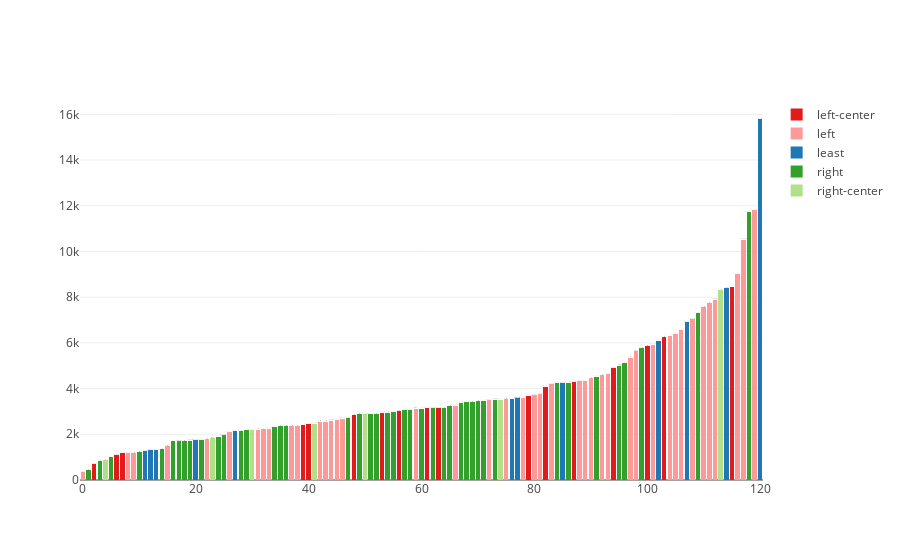

The notebook cell saved with this chart:
### Code cell
publishers = df_sample.groupby(['publisher', 'bias', 'bias_code']) \
        .agg({'url':'size', 'text_length':'mean'}) \
        .rename(columns={'url':'count','text_length':'mean'}) \
        .sort_values(by='mean', ascending=True) \
        .reset_index()

colorscale = [
    ['right-center', 'rgb(178,223,138)'], 
    ['right', 'rgb(51,160,44)'], 
    ['least', 'rgb(31,120,180)'], 
    ['left', 'rgb(251,154,153)'], 
    ['left-center', 'rgb(227,26,28)']
]
data = [];
for i, color in enumerate(colorscale): 
    publisher_bias = publishers.loc[publishers['bias'] == color[0]]
    data.append(
        go.Bar(
            name=color[0],
            x=publisher_bias.index,
            y=publisher_bias['mean'],
            text=publisher_bias['publisher'],
            marker=dict(
                color=color[1]
            )
        )
    )
    
layout = go.Layout(barmode='stack')
fig = go.Figure(data=data, layout=layout)
iplot(fig)

### Figure 1 — Plotly figure (JSON) as saved in the notebook; plotly's stock layout.template omitted (floating-point values rounded to 4 significant figures)
{"data": [{"marker": {"color": "rgb(178,223,138)"}, "name": "right-center", "text": ["capoliticalreview.com", "circa.com", "valleynewslive.com", "newsline.com", "libertyviral.com", "reviewjournal.com", "foreignpolicyjournal.com"], "type": "bar", "uid": "bda94cc4-81f9-43ae-8188-84b3c6e5c5c4", "x": [4, 23, 30, 41, 50, 74, 113], "y": [858.4, 1817.0, 2198.0, 2464.0, 2888, 3518.0, 8297.0]}, {"marker": {"color": "rgb(51,160,44)"}, "name": "right", "text": ["comicallyincorrect.com", "libertyfederation.org", "freedomfirst.news", "bigamericannews.com", "americanactionnews.com", "usainfonews.com", "bb4sp.com", "theamericanmirror.com", "fury.news", "therebel.media", "spartareport.com", "truthrevolt.org", "thepoliticalinsider.com", "bizpacreview.com", "thegoldwater.com", "powderedwigsociety.com", "aclj.org", "therealside.com", "louderwithcrowder.com", "powerlineblog.com", "conservativedeplorable.com", "conservativefiringline.com", "freebeacon.com", "patriotretort.com", "dailywire.com", "beforeitsnews.com", "menrec.com", "legalinsurrection.com", "danaloeschradio.com", "foxbusiness.com", "freedomforce.com", "hangthebankers.com", "washingtontimes.com", "humanevents.com", "aim.org", "rightwingnews.com", "infowars.com", "dcclothesline.com", "mrc.org", "politichicks.com", "silenceisconsent.net", "eaglerising.com", "rushlimbaugh.com"], "type": "bar", "uid": "4f0648b1-4958-4ab1-abbe-3810585c5f76", "x": [1, 3, 5, 10, 14, 16, 17, 18, 19, 21, 24, 25, 28, 29, 34, 35, 36, 47, 49, 51, 52, 54, 55, 57, 58, 60, 62, 64, 65, 67, 68, 69, 70, 71, 73, 84, 86, 91, 95, 96, 99, 109, 118], "y": [419.5, 845.7, 1016, 1219, 1368.0, 1692.0, 1696.0, 1696.0, 1726.0, 1759.0, 1899.0, 1955.0, 2145.0, 2176.0, 2309.0, 2344.0, 2356.0, 2707.0, 2877.0, 2897.0, 2902, 2949.0, 2970.0, 3042.0, 3067.0, 3125.0, 3159.0, 3162.0, 3230.0, 3366.0, 3393, 3427.0, 3457.0, 3477.0, 3517.0, 4241.0, 4264.0, 4525.0, 5002.0, 5119, 5766.0, 7320.0, 11730.0]}, {"marker": {"color": "rgb(31,120,180)"}, "name": "least", "text": ["poynter.org", "bettergov.org", "belfercenter.org", "nolabels.org", "thewhim.com", "abqjournal.com", "ivn.us", "apnews.com", "pewresearch.org", "factcheck.org", "politifact.com", "reuters.com"], "type": "bar", "uid": "733ed80a-3ebf-444f-965b-e75dfd01d542", "x": [11, 12, 13, 20, 27, 76, 77, 85, 102, 107, 114, 120], "y": [1257.0, 1292.0, 1318.0, 1733.0, 2136.0, 3546.0, 3571.0, 4246.0, 6104.0, 6924.0, 8397.0, 15800.0]}, {"marker": {"color": "rgb(251,154,153)"}, "name": "left", "text": ["upworthy.com", "joemygod.com", "dissentmagazine.org", "offthemainpage.com", "againstcronycapitalism.org", "bluetribune.com", "resistancereport.com", "4threvolutionarywar.wordpress.com", "deadstate.org", "bluenationreview.com", "politicalblindspot.com", "crooksandliars.com", "bipartisanreport.com", "trofire.com", "egbertowillies.com", "thefrisky.com", "rinf.com", "latinorebels.com", "addictinginfo.org", "washingtonmonthly.com", "thinkprogress.org", "truthdig.com", "theroot.com", "juancole.com", "motherjones.com", "thedailybeast.com", "thenewcivilrightsmovement.com", "forwardprogressives.com", "mediamatters.org", "21stcenturywire.com", "fair.org", "thepopulist.buzz", "thepeoplesview.net", "jacobinmag.com", "inthesetimes.com", "leftvoice.org", "everydayfeminism.com", "democracyjournal.org", "alternet.org", "counterpunch.org", "newpol.org", "therealnews.com"], "type": "bar", "uid": "96122460-babe-4703-b412-3893fbb849be", "x": [0, 8, 9, 15, 22, 26, 31, 32, 33, 37, 38, 42, 43, 44, 45, 46, 59, 66, 72, 75, 78, 80, 81, 83, 88, 89, 90, 92, 93, 97, 98, 101, 104, 105, 106, 108, 110, 111, 112, 116, 117, 119], "y": [330.8, 1182.0, 1194.0, 1469.0, 1800.0, 2080.0, 2209.0, 2225, 2246.0, 2363.0, 2363.0, 2556.0, 2557.0, 2595.0, 2642.0, 2686.0, 3123.0, 3258.0, 3507.0, 3523, 3610.0, 3706.0, 3762.0, 4186.0, 4319.0, 4327.0, 4470.0, 4610.0, 4619.0, 5356.0, 5639.0, 5926.0, 6317, 6386.0, 6562.0, 7024.0, 7570, 7732.0, 7889.0, 9004.0, 10520.0, 11810.0]}, {"marker": {"color": "rgb(227,26,28)"}, "name": "left-center", "text": ["latimes.com", "wnyc.org", "newsandguts.com", "natmonitor.com", "greensboro.com", "studionewsnetwork.com", "mprnews.org", "pri.org", "mainebeacon.com", "nbcnews.com", "mercurynews.com", "sfchronicle.com", "calwatchdog.com", "thetrace.org", "washingtonpost.com", "chicagoreporter.com", "mediafiledc.com"], "type": "bar", "uid": "aa1dc71f-385f-41e2-aeff-ef266bc1e7dc", "x": [2, 6, 7, 39, 40, 48, 53, 56, 61, 63, 79, 82, 87, 94, 100, 103, 115], "y": [697, 1085, 1174.0, 2407.0, 2429, 2826.0, 2944.0, 3018.0, 3136, 3160.0, 3672, 4088.0, 4290.0, 4891.0, 5864, 6247.0, 8426]}], "layout": {"barmode": "stack"}}
